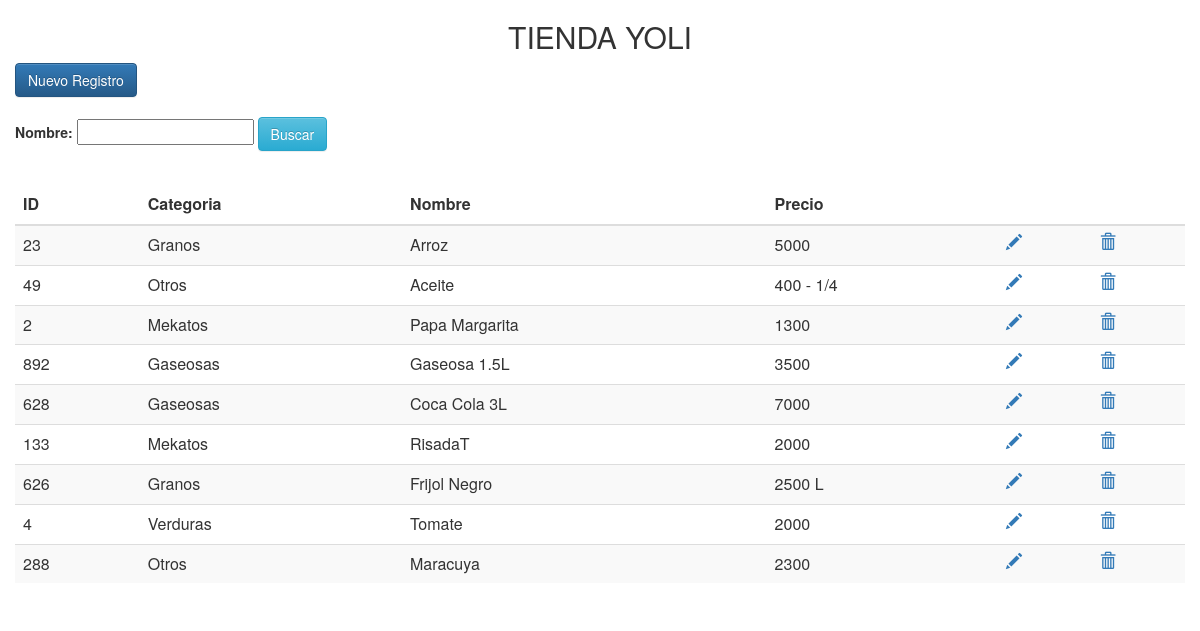
The page / on the database its author committed.
### tables this page shows
CREATE TABLE `productos` (
  `id` int(80) NOT NULL,
  `Categoria` varchar(80) NOT NULL,
  `nombre` varchar(80) NOT NULL,
  `precio` varchar(80) NOT NULL
);

### index.php (the view, shortened to what this page needs)
<?php
	require 'conexion.php';
	$where = "";
	$sql = "SELECT * FROM productos $where";
	$resultado = $mysqli->query($sql);
?>
<html lang="es">
	<head>
		<link href="css/bootstrap.min.css" rel="stylesheet">
		<link href="css/bootstrap-theme.css" rel="stylesheet">
	</head>
	<body>
		<div class="container">
			<div class="row">
				<h2 style="text-align:center">TIENDA YOLI</h2>
			</div>
			<div class="row">
				<a href="nuevo.php" class="btn btn-primary">Nuevo Registro</a>
				<br>
				<br>
				<form action="<?php $_SERVER['PHP_SELF']; ?>" method="POST">
					<b>Nombre: </b><input type="text" id="campo" name="campo" />
					<input type="submit" id="enviar" name="enviar" value="Buscar" class="btn btn-info" />
				</form>
			</div>
			<br>
			<div class="row table-responsive">
				<table class="table table-striped">
					<thead>
						<tr>
							<th>ID</th>
							<th>Categoria</th>
							<th>Nombre</th>
							<th>Precio</th>
							<th></th>
							<th></th>
						</tr>
					</thead>
					<tbody>
						<?php while($row = $resultado->fetch_array(MYSQLI_ASSOC)) { ?>
							<tr>
								<td><?php echo $row['id']; ?></td>
								<td><?php echo $row['Categoria']; ?></td>
								<td><?php echo $row['nombre']; ?></td>
								<td><?php echo $row['precio']; ?></td>
								<td><a href="modificar.php?id=<?php echo $row['id']; ?>"><span class="glyphicon glyphicon-pencil"></span></a></td>
								<td><a href="#" data-href="eliminar.php?id=<?php echo $row['id']; ?>" data-toggle="modal" data-target="#confirm-delete"><span class="glyphicon glyphicon-trash"></span></a></td>
							</tr>
						<?php } ?>
					</tbody>
				</table>
			</div>
		</div>
	</body>
</html>

### rows shown on the page
productos: id "23", Categoria "Granos", nombre "Arroz", precio "5000"
productos: id "49", Categoria "Otros", nombre "Aceite", precio "400 - 1/4"
productos: id "2", Categoria "Mekatos", nombre "Papa Margarita", precio "1300"
productos: id "892", Categoria "Gaseosas", nombre "Gaseosa 1.5L", precio "3500"
productos: id "628", Categoria "Gaseosas", nombre "Coca Cola 3L", precio "7000"
productos: id "133", Categoria "Mekatos", nombre "RisadaT", precio "2000"
productos: id "626", Categoria "Granos", nombre "Frijol Negro", precio "2500 L"
productos: id "4", Categoria "Verduras", nombre "Tomate", precio "2000"
productos: id "288", Categoria "Otros", nombre "Maracuya", precio "2300"
